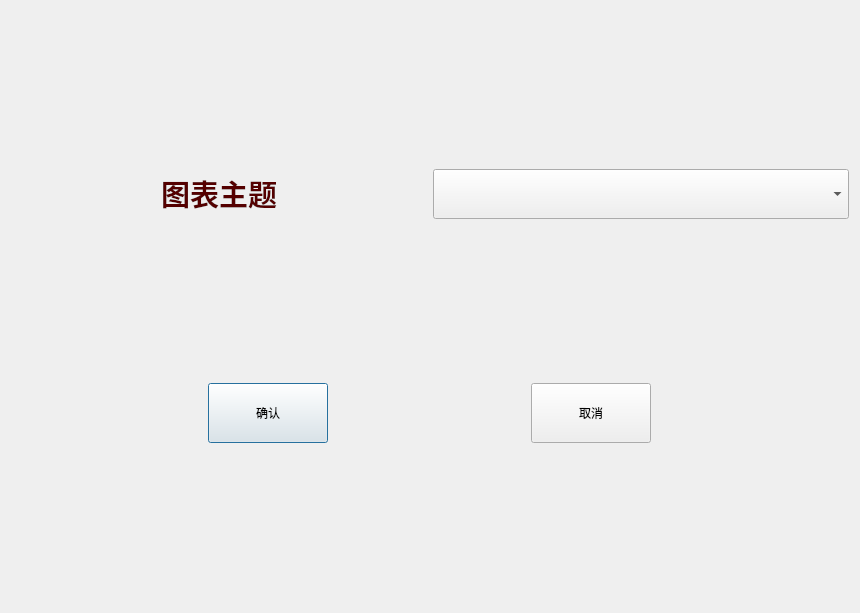
<?xml version="1.0" encoding="UTF-8"?>
<ui version="4.0">
 <class>ChartThemeOption</class>
 <widget class="QDialog" name="ChartThemeOption">
  <property name="geometry">
   <rect>
    <x>0</x>
    <y>0</y>
    <width>860</width>
    <height>613</height>
   </rect>
  </property>
  <property name="minimumSize">
   <size>
    <width>860</width>
    <height>600</height>
   </size>
  </property>
  <property name="windowTitle">
   <string>Dialog</string>
  </property>
  <property name="styleSheet">
   <string notr="true">font: 18pt &quot;幼圆&quot;;</string>
  </property>
  <layout class="QVBoxLayout" name="verticalLayout">
   <item>
    <layout class="QHBoxLayout" name="horizontalLayout">
     <item>
      <widget class="QLabel" name="label">
       <property name="minimumSize">
        <size>
         <width>150</width>
         <height>50</height>
        </size>
       </property>
       <property name="text">
        <string>&lt;html&gt;&lt;head/&gt;&lt;body&gt;&lt;p align=&quot;center&quot;&gt;&lt;span style=&quot; font-size:22pt; font-weight:600; color:#550000;&quot;&gt;图表主题&lt;/span&gt;&lt;/p&gt;&lt;/body&gt;&lt;/html&gt;</string>
       </property>
      </widget>
     </item>
     <item>
      <widget class="QComboBox" name="comboBox">
       <property name="minimumSize">
        <size>
         <width>150</width>
         <height>50</height>
        </size>
       </property>
      </widget>
     </item>
    </layout>
   </item>
   <item>
    <layout class="QHBoxLayout" name="horizontalLayout_2">
     <item>
      <widget class="QPushButton" name="pushButton">
       <property name="minimumSize">
        <size>
         <width>120</width>
         <height>60</height>
        </size>
       </property>
       <property name="maximumSize">
        <size>
         <width>120</width>
         <height>60</height>
        </size>
       </property>
       <property name="text">
        <string>确认</string>
       </property>
      </widget>
     </item>
     <item>
      <widget class="QPushButton" name="pushButton_2">
       <property name="minimumSize">
        <size>
         <width>120</width>
         <height>60</height>
        </size>
       </property>
       <property name="maximumSize">
        <size>
         <width>120</width>
         <height>60</height>
        </size>
       </property>
       <property name="text">
        <string>取消</string>
       </property>
      </widget>
     </item>
    </layout>
   </item>
  </layout>
 </widget>
 <resources/>
 <connections>
  <connection>
   <sender>pushButton_2</sender>
   <signal>clicked()</signal>
   <receiver>ChartThemeOption</receiver>
   <slot>reject()</slot>
   <hints>
    <hint type="sourcelabel">
     <x>246</x>
     <y>184</y>
    </hint>
    <hint type="destinationlabel">
     <x>199</x>
     <y>133</y>
    </hint>
   </hints>
  </connection>
  <connection>
   <sender>pushButton</sender>
   <signal>clicked()</signal>
   <receiver>ChartThemeOption</receiver>
   <slot>accept()</slot>
   <hints>
    <hint type="sourcelabel">
     <x>96</x>
     <y>185</y>
    </hint>
    <hint type="destinationlabel">
     <x>54</x>
     <y>131</y>
    </hint>
   </hints>
  </connection>
 </connections>
</ui>
